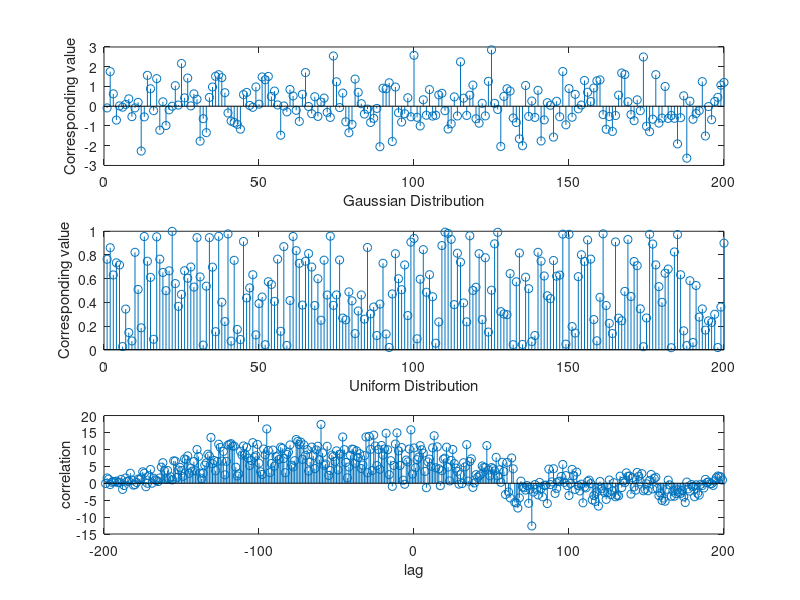

The MATLAB script that drew this image:
clc;
clear all;
close all;
X=randn(200,1);
Y=rand(200,1);
[correlation lag]= xcorr(X,Y);
figure;
subplot(3,1,1);
stem(X);
xlabel('Gaussian Distribution');
ylabel('Corresponding value')
subplot(3,1,2);
stem(Y);
xlabel('Uniform Distribution');
ylabel('Corresponding value');
subplot(3,1,3);
stem(lag, correlation);
xlabel('lag');
ylabel('correlation');

p=corr(X,Y)